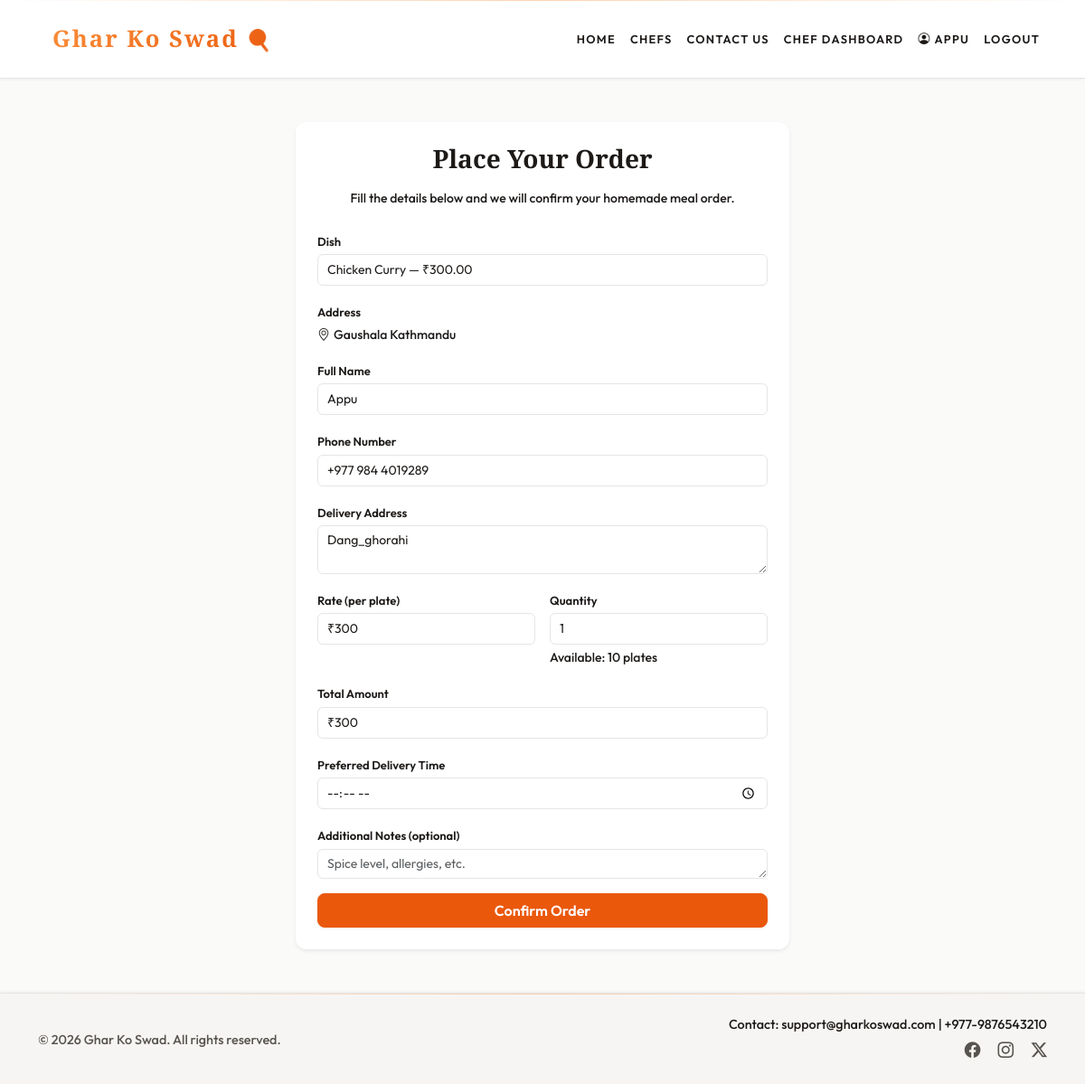
Screenshot of /order/?item=5 (signed in) with the database file from the repository.
### core/models.py (models this page shows, shortened)
class CustomUser(AbstractUser):
    USER_TYPE_CHOICES = (
        ('customer', 'Customer'),
        ('chef', 'Chef'),
    )
    username = None
    email = models.EmailField(unique=True)
    phone = models.CharField(max_length=15, blank=True)
    address = models.TextField(blank=True)
    user_type = models.CharField(max_length=10, choices=USER_TYPE_CHOICES, default='customer')
    speciality = models.CharField(max_length=200, blank=True, null=True)
    USERNAME_FIELD = 'email'
    REQUIRED_FIELDS = []
    objects = CustomUserManager()

class FoodItem(models.Model):
    CATEGORY_CHOICES = [
        ('rice', 'Rice'),
        ('veg', 'Veg'),
        ('non_veg', 'Non-veg'),
        ('sweets_mithai', 'Sweets (Mithai)'),
        ('breads', 'Breads'),
        ('sweets_desserts', 'Sweets & Desserts'),
        ('pickles_sides', 'Pickles & Side Dishes'),
        ('curries', 'Curries'),
        ('soups', 'Soups'),
        ('snacks', 'Snacks'),
        ('nepali', 'Nepali'),
        ('indian', 'Indian'),
        ('other', 'Other (add your own)'),
    ]
    AVAILABILITY_CHOICES = [
        ('daily', 'Daily'),
        ('weekdays', 'Weekdays Only'),
        ('weekends', 'Weekends Only'),
        ('custom', 'Custom'),
    ]
    chef = models.ForeignKey(settings.AUTH_USER_MODEL, on_delete=models.CASCADE, related_name='food_items')
    name = models.CharField(max_length=200)
    category = models.CharField(max_length=30, choices=CATEGORY_CHOICES, default='other')
    category_custom = models.CharField(max_length=100, blank=True, help_text='When category is Other, your own category name')
    price = models.DecimalField(max_digits=10, decimal_places=2)
    description = models.TextField(blank=True)
    image = models.ImageField(upload_to='food/%Y/%m/', blank=True, null=True)
    image_url = models.URLField(blank=True, max_length=500)
    servings_available = models.PositiveIntegerField(default=10)
    availability = models.CharField(max_length=20, choices=AVAILABILITY_CHOICES, default='daily')
    is_vegetarian = models.BooleanField(default=True)
    is_spicy = models.BooleanField(default=False)
    created_at = models.DateTimeField(auto_now_add=True)
    class Meta:
        ordering = ['-created_at']

### core/views.py (the view, shortened to what this page needs)
# urls.py: path('order/', views.order, name='order'),
def order(request):
    if not getattr(request.user, 'is_active', True):
        auth_logout(request)
        messages.error(request, 'Your account has been disabled. Please contact support.')
        return redirect('core:login')
    food_item = None
    item_id = request.GET.get('item') or (request.POST.get('food_item_id') if request.method == 'POST' else None)
    if item_id:
        try:
            food_item = FoodItem.objects.select_related('chef').get(id=int(item_id))
        except (ValueError, FoodItem.DoesNotExist):
            food_item = None
    order_name = ''
    order_phone = ''
    order_address = ''
    if request.user.is_authenticated:
        user = request.user
        order_name = (user.get_full_name() or user.first_name or user.email or '').strip()
        order_phone = getattr(user, 'phone', '') or ''
        order_address = getattr(user, 'address', '') or ''
    order_quantity = 1
    if food_item:
        available = max(0, food_item.servings_available or 0)
        if available <= 0:
            messages.error(request, 'This item is sold out and can no longer be ordered.')
            return redirect('core:index')
    return render(request, 'core/order.html', {
        'food_item': food_item,
        'order_name': order_name,
        'order_phone': order_phone,
        'order_address': order_address,
        'order_quantity': order_quantity,
    })

### core/context_processors.py (called while the page is built)
def user_profile(request):
    class ProfileRole:
        def __init__(self, role):
            self.role = role
    role = getattr(request.user, 'user_type', None) if request.user.is_authenticated else None
    return {'user_profile': ProfileRole(role) if role else None}

### templates/core/order.html (shortened to what this page needs)
{% extends 'base.html' %}
{% load static %}
{% block content %}
<section class="py-5">
    <div class="container">
        <div class="row justify-content-center">
            <div class="col-lg-6">
                <div class="card shadow-sm border-0">
                    <div class="card-body p-4">
                        <h1 class="h3 fw-bold mb-3 text-center">Place Your Order</h1>
                        <p class="text-muted small mb-4 text-center">Fill the details below and we will confirm your homemade meal order.</p>
                        <form method="post" action="{% url 'core:order' %}{% if food_item %}?item={{ food_item.id }}{% endif %}" id="orderForm">
                            {% if food_item %}
                            <div class="mb-3">
                                <label class="form-label">Dish</label>
                                <input type="text" class="form-control" value="{{ food_item.name }} — ₹{{ food_item.price }}" readonly>
                            </div>
                            {% if food_item.chef.address %}
                            <div class="mb-3">
                                <label class="form-label">Address</label>
                                <p class="text-muted small mb-0"><i class="bi bi-geo-alt me-1"></i>{{ food_item.chef.address }}</p>
                            </div>
                            {% endif %}
                            {% endif %}
                            <div class="mb-3">
                                <label class="form-label">Full Name</label>
                                <input type="text" class="form-control" name="name" id="orderName" placeholder="Your name" value="{{ order_name|default:'' }}" required>
                            </div>
                            <div class="mb-3">
                                <label class="form-label">Phone Number</label>
                                <input type="tel" class="form-control" name="phone" id="orderPhone" placeholder="+977-XXXXXXXXXX" value="{{ order_phone|default:'' }}" required>
                            </div>
                            <div class="mb-3">
                                <label class="form-label">Delivery Address</label>
                                <textarea class="form-control" name="address" id="orderAddress" rows="2" placeholder="House no, street, landmark, city" required>{{ order_address|default:'' }}</textarea>
                            </div>
                            <div class="row g-3 mb-3">
                                <div class="col-6">
                                    <label class="form-label">Rate (per plate)</label>
                                    <input type="text" class="form-control" id="orderRate" value="{% if food_item %}₹{{ food_item.price }}{% else %}₹180{% endif %}" readonly>
                                </div>
                                <div class="col-6">
                                    <label class="form-label">Quantity</label>
                                    <input
                                        type="number"
                                        class="form-control"
                                        name="quantity"
                                        id="orderQty"
                                        min="1"
                                        {% if food_item %}max="{{ food_item.servings_available }}"{% endif %}
                                        value="{{ order_quantity|default:1 }}"
                                    >
                                    {% if food_item %}
                                    <small class="text-muted small d-block mt-1">
                                        Available: {{ food_item.servings_available }} plate{{ food_item.servings_available|pluralize }}
                                    </small>
                                    {% endif %}
                                </div>
                            </div>
                            <div class="mb-3">
                                <label class="form-label">Total Amount</label>
                                <input type="text" class="form-control" id="orderTotal" value="{% if food_item %}₹{{ food_item.price }}{% else %}₹180{% endif %}" readonly>
                            </div>
                            <div class="mb-3">
                                <label class="form-label">Preferred Delivery Time</label>
                                <input type="time" class="form-control" name="delivery_time" id="orderTime">
                            </div>
                            <div class="mb-3">
                                <label class="form-label">Additional Notes (optional)</label>
                                <textarea class="form-control" name="notes" id="orderNotes" rows="1" placeholder="Spice level, allergies, etc."></textarea>
                            </div>
                            <div class="d-grid">
                                <button type="submit" class="btn btn-primary">Confirm Order</button>
                            </div>
                        </form>
                    </div>
                </div>
            </div>
        </div>
    </div>
</section>
{% endblock %}

### templates/base.html (shortened to what this page needs)
{% load static %}
<!DOCTYPE html>
<html lang="en">
<head>
    <link href="https://cdn.jsdelivr.net/npm/bootstrap@5.3.3/dist/css/bootstrap.min.css" rel="stylesheet">
    <link href="https://cdn.jsdelivr.net/npm/bootstrap-icons@1.11.3/font/bootstrap-icons.css" rel="stylesheet">
    <link rel="stylesheet" href="{% static 'premium.css' %}">
</head>
<body>
    <nav class="navbar navbar-expand-lg navbar-dark">
        <div class="container">
            <a class="navbar-brand fw-bold" href="{% url 'core:index' %}">Ghar Ko Swad</a>
            <div class="collapse navbar-collapse" id="navbarSupportedContent">
                <ul class="navbar-nav ms-auto mb-2 mb-lg-0">
                    <li class="nav-item"><a class="nav-link {% if request.resolver_match.url_name == 'index' %}active{% endif %}" href="{% url 'core:index' %}">Home</a></li>
                    <li class="nav-item"><a class="nav-link {% if request.resolver_match.url_name == 'chef_profile' %}active{% endif %}" href="{% url 'core:chef_profile' %}">Chefs</a></li>
                    <li class="nav-item"><a class="nav-link {% if request.resolver_match.url_name == 'contact' %}active{% endif %}" href="{% url 'core:contact' %}">Contact Us</a></li>
                    {% if user.is_authenticated and user_profile and user_profile.role == 'chef' %}
                    <li class="nav-item"><a class="nav-link {% if request.resolver_match.url_name == 'chef_dashboard' %}active{% endif %}" href="{% url 'core:chef_dashboard' %}">Chef Dashboard</a></li>
                    {% endif %}
                    {% if user.is_authenticated %}
                    <li class="nav-item"><span class="nav-link py-2"><i class="bi bi-person-circle me-1"></i>{% firstof user.get_full_name user.first_name user.email %}</span></li>
                    <li class="nav-item"><a class="nav-link" href="{% url 'core:logout' %}">Logout</a></li>
                    {% else %}
                    <li class="nav-item"><a class="nav-link {% if request.resolver_match.url_name == 'login' %}active{% endif %}" href="{% url 'core:login' %}">Login</a></li>
                    {% endif %}
                </ul>
            </div>
        </div>
    </nav>
    {% block content %}{% endblock %}
    <footer class="py-4 mt-auto">
        <div class="container">
            <div class="row gy-3 align-items-center">
                <div class="col-md-6">
                    <small class="text-muted">© <span id="year"></span> Ghar Ko Swad. All rights reserved.</small>
                </div>
                <div class="col-md-6 text-md-end">
                    <small class="d-block">Contact: support@gharkoswad.com | +977-9876543210</small>
                    <div class="mt-1">
                        <a href="#" class="text-muted me-3"><i class="bi bi-facebook"></i></a>
                        <a href="#" class="text-muted me-3"><i class="bi bi-instagram"></i></a>
                        <a href="#" class="text-muted"><i class="bi bi-twitter-x"></i></a>
                    </div>
                </div>
            </div>
        </div>
    </footer>
</body>
</html>

### rows the page displays
CustomUser: first_name+last_name "APPU", phone "+977 984 4019289", address "Dang_ghorahi"
FoodItem: name "Chicken Curry — ₹300.00", chef.address "Gaushala Kathmandu", price "₹300", quantity "1", servings_available "10"
